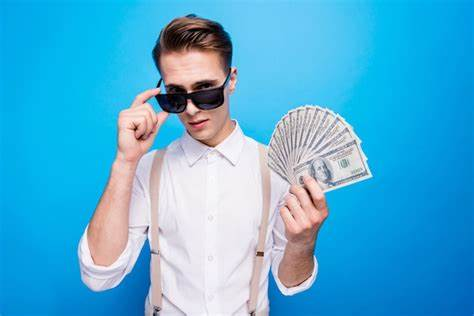
#> input picture opencv/resources/blue.jpg, 474 x 316 px
$ jupyter execute backprojection_using_histogram.ipynb
#> lines starting #> are read from the running program, lines starting #| are printed output that depends on the picture; after the words box and inside, x2 and y2 are one past the last pixel; in counts of white or black regions, pixels touching at a corner belong together
[cell 1]
import cv2 as cv
import numpy as np

[cell 2]
img = cv.imread('resources/blue.jpg')
#> img is the input picture: shape (316, 474, 3); mean B, G, R 215.2, 174, 79.4
roi = cv.imread('resources/b.jpg')
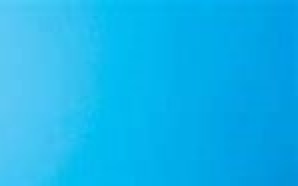
#> input picture opencv/resources/b.jpg, 149 x 93 px (shown 2 times larger)
#> roi is the input picture: shape (93, 149, 3); mean B, G, R 236.5, 179.6, 20
cv.imshow("Blue Background",img)
cv.imshow("roi",roi)
cv.waitKey(0)
cv.destroyAllWindows()

[cell 3]
hsv = cv.cvtColor(img,cv.COLOR_BGR2HSV)
#> hsv: shape (316, 474, 3); mean H, S, V 96.5, 169.8, 221.1
hsv_roi = cv.cvtColor(roi,cv.COLOR_BGR2HSV)
#> hsv_roi: shape (93, 149, 3); mean H, S, V 97.9, 234.1, 236.5

[cell 4]
roi_hist = cv.calcHist([hsv_roi],[0,1],None,[180,256],[0,180,0,256])
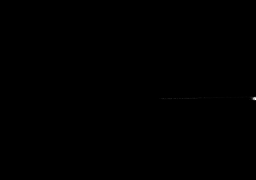
#> roi_hist: shape (180, 256) float32; min 0, max 1130, mean 0.3; drawn with min black and max white
mask = cv.calcBackProject([hsv],[0,1],roi_hist,[0,180,0,256],1)
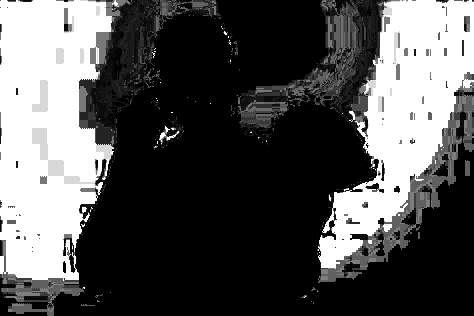
#> mask: shape (316, 474); min 0, max 255, mean 83.7

### Removing noise

[cell 5]
kernel = cv.getStructuringElement(cv.MORPH_ELLIPSE,(5,5))
mask = cv.filter2D(mask,-1,kernel)
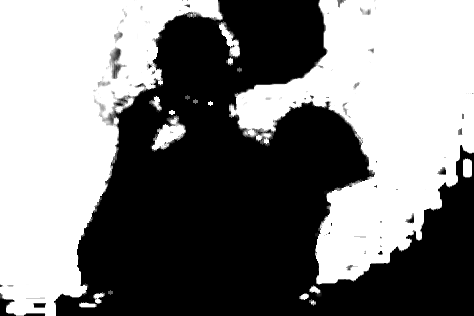
#> mask: shape (316, 474); min 0, max 255, mean 126.7
_,mask = cv.threshold(mask,150,255,cv.THRESH_BINARY)
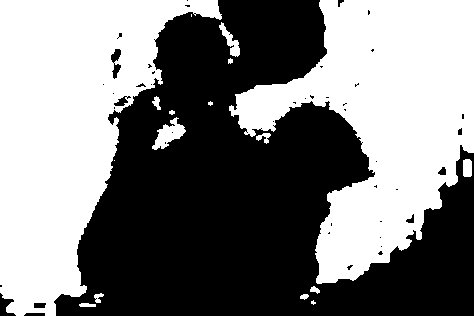
#> mask: shape (316, 474); 49.3% white; 17 white regions (4 under 20 px), largest, box (x1, y1, x2, y2) and area: (0, 0, 222, 316) 36600, (229, 0, 474, 284) 35946, (152, 117, 186, 150) 516

[cell 6]
mask = cv.merge((mask,mask,mask))
result = cv.bitwise_or(img,mask)
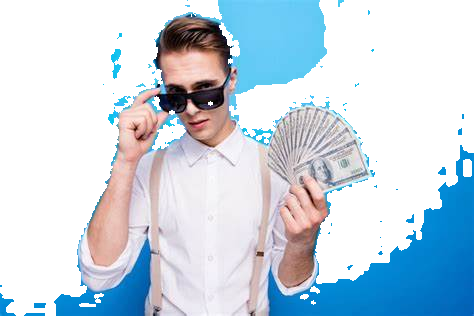
#> result: shape (316, 474, 3); mean B, G, R 226, 213.9, 198.8
